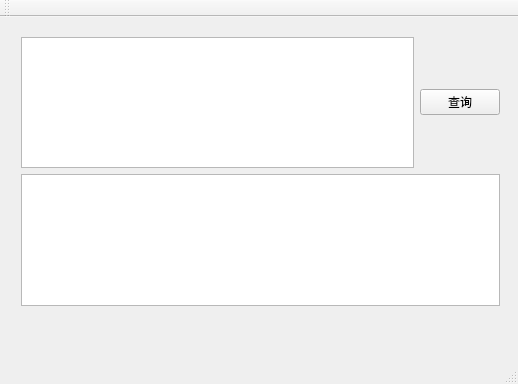
<?xml version="1.0" encoding="UTF-8"?>
<ui version="4.0">
 <class>MainWindow</class>
 <widget class="QMainWindow" name="MainWindow">
  <property name="geometry">
   <rect>
    <x>0</x>
    <y>0</y>
    <width>518</width>
    <height>384</height>
   </rect>
  </property>
  <property name="windowTitle">
   <string>MainWindow</string>
  </property>
  <widget class="QWidget" name="centralWidget">
   <widget class="QWidget" name="verticalLayoutWidget_2">
    <property name="geometry">
     <rect>
      <x>10</x>
      <y>9</y>
      <width>501</width>
      <height>291</height>
     </rect>
    </property>
    <layout class="QVBoxLayout" name="verticalLayout">
     <item>
      <layout class="QHBoxLayout" name="horizontalLayout">
       <item>
        <widget class="QPlainTextEdit" name="inputIP"/>
       </item>
       <item>
        <widget class="QPushButton" name="btnCheck">
         <property name="text">
          <string>查询</string>
         </property>
        </widget>
       </item>
      </layout>
     </item>
     <item>
      <widget class="QPlainTextEdit" name="outputIP"/>
     </item>
    </layout>
   </widget>
  </widget>
  <widget class="QMenuBar" name="menuBar">
   <property name="geometry">
    <rect>
     <x>0</x>
     <y>0</y>
     <width>518</width>
     <height>18</height>
    </rect>
   </property>
  </widget>
  <widget class="QToolBar" name="mainToolBar">
   <attribute name="toolBarArea">
    <enum>TopToolBarArea</enum>
   </attribute>
   <attribute name="toolBarBreak">
    <bool>false</bool>
   </attribute>
  </widget>
  <widget class="QStatusBar" name="statusBar"/>
 </widget>
 <layoutdefault spacing="6" margin="11"/>
 <resources/>
 <connections/>
</ui>
